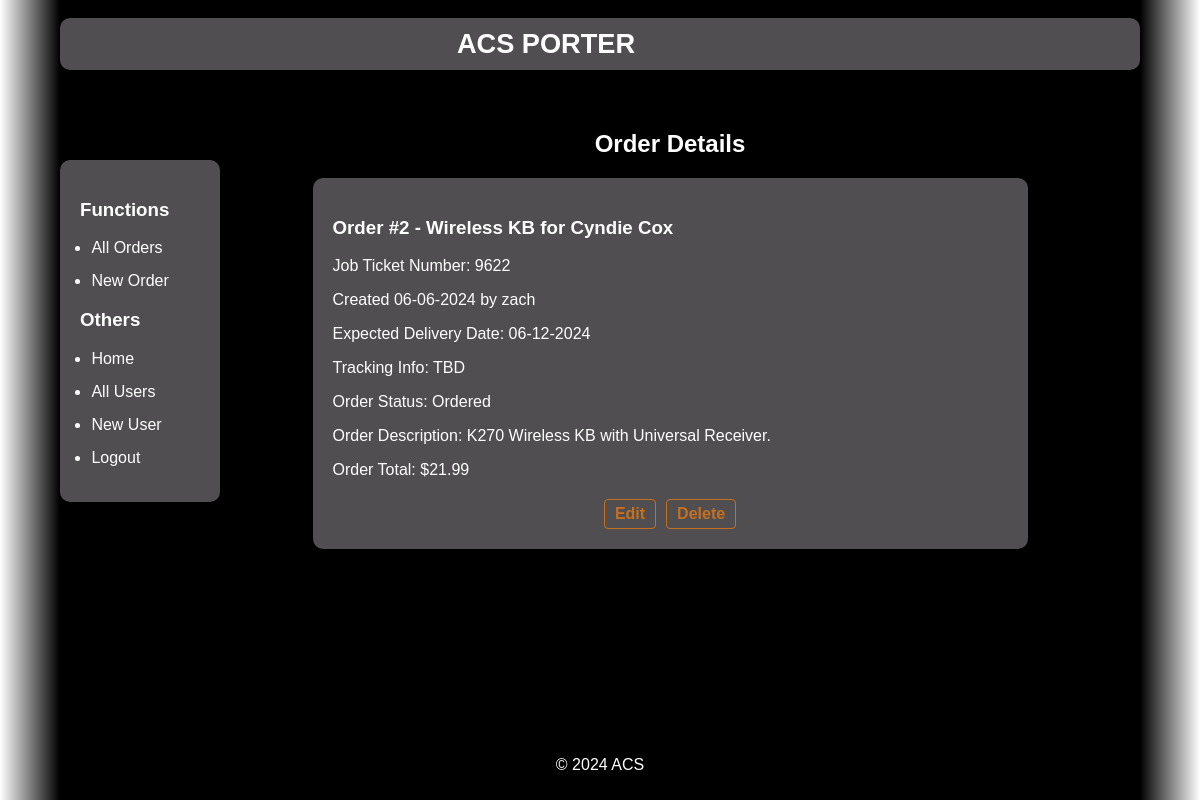
Page /orders/2/ (signed in) on the committed database.
### app/models.py (models this page shows, shortened)
class Order(db.Model):
    id: so.Mapped[int] = db.Column(db.Integer, primary_key=True)
    user_id: so.Mapped[int] = db.Column(db.Integer, db.ForeignKey('user.id'))
    name: so.Mapped[str] = db.Column(db.String(120))
    ticket_number: so.Mapped[str] = db.Column(db.String(120))
    description: so.Mapped[str] = db.Column(db.String(1200))
    tracking_number: so.Mapped[str] = db.Column(db.String(120))
    date: so.Mapped[str] = db.Column(db.DateTime())
    expected_delivery: so.Mapped[str] = db.Column(db.DateTime())
    price: so.Mapped[str] = db.Column(db.String(120))
    status: so.Mapped[str] = db.Column(db.String(120))

class User(UserMixin, db.Model):
    id: so.Mapped[int] = db.Column(db.Integer, primary_key=True)
    username: so.Mapped[str] = db.Column(db.String(64), index=True, unique=True)
    email: so.Mapped[str] = db.Column(db.String(120), index=True, unique=True)
    password_hash: so.Mapped[Optional[str]] = db.Column(db.String(128))

### app/routes.py (the view)
@app.route('/orders/<int:order_id>/')
@login_required
def order(order_id):
    order = Order.query.get(order_id)
    creator = User.query.get(Order.query.get(order_id).user_id)
    return render_template('order.html', title='Order', order=order, creator=creator)

### app/models.py (called while the page is built)
@login.user_loader
def load_user(id: int) -> User:
    return User.query.get(int(id))

### app/templates/order.html
﻿{% extends "base.html" %}
{% block content %}
    <h1>Order Details</h1>
    <div class="detailView">
        <h3>Order #{{ order.id }} - {{ order.name }}</h3>
        <p>Job Ticket Number: {{ order.ticket_number }}</p>
        <p>Created {{ order.date.strftime('%m-%d-%Y') }} by {{ creator.username }}</p>
        <p>Expected Delivery Date: {{ order.expected_delivery.strftime('%m-%d-%Y') }}</p>
        <p>Tracking Info: {{ order.tracking_number }} </p>
        <p>Order Status: {{ order.status }}</p>
        <p>Order Description: {{ order.description }}</p>
        <p>Order Total: ${{ order.price }}</p>
            <div class="order-actions">
                <a href="{{ url_for('edit_order', order_id=order.id) }}">Edit</a>
                <a href="{{ url_for('delete_order', order_id=order.id) }}">Delete</a>
            </div>
    </div>
{% endblock %}

### app/static/css/standard.css (style rules this page uses)
html { background: linear-gradient(to right, white 0%, black 5%, black 95%, white 100%); }
body, h1, ul, li { margin: 0 auto; padding: 0; width: 90%; }
body { font-family: Arial, sans-serif; background-color: #000000; color: white; }
.container h1 { text-align: center; margin-bottom: 20px; }
form, .detailView { margin: 0 auto; width: 75%; background-color: #514E51; padding: 20px; border-radius: 10px; }
.order-actions { display: flex; gap: 10px; align-items: center; justify-content: center; margin-top: 20px; }
.order-actions a { text-decoration: none; padding: 5px 10px; border: 1px solid #C37020; border-radius: 4px; color: #C37020; font-weight: bold; transition: background-color 0.2s ease; }

### rows in the picture
Order: id "2", name "Wireless KB for Cyndie Cox", ticket_number "9622", date "06-06-2024", expected_delivery "06-12-2024", tracking_number "TBD", status "Ordered", description "K270 Wireless KB with Universal Receiver.", price "21.99"
User: username "zach"
